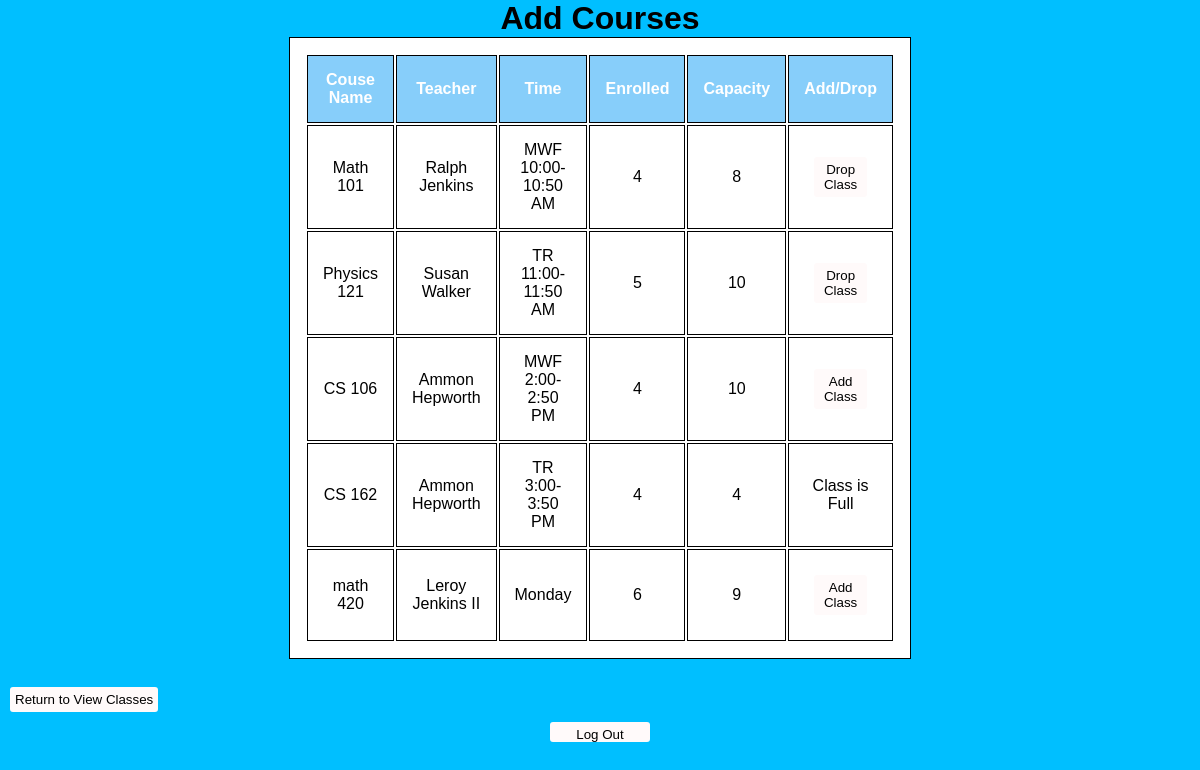
/student/courses (signed in), run on the app's committed database.
### runner.py (models this page shows, shortened)
class Courses(db.Model):
    __tablename__ = "Courses"
    class_id = db.Column(db.Integer, primary_key = True)
    class_name = db.Column(db.String, nullable = False)
    teacher = db.Column(db.String, nullable = False)
    time = db.Column(db.String, nullable = False)
    enrolled = db.Column(db.Integer, nullable = False)
    capacity = db.Column(db.Integer, nullable = False)

### runner.py (the view)
@app.route("/student/courses")
@login_required
def student_edit():
    enrollment = Enrollment.query.filter_by(users_id = current_user.user_id)
    enrolledClasses = []
    for course in enrollment:
        enrolledClasses.append(course.classes_id)
    return render_template('student-edit-classes.html', courses = Courses.query.all(), enrollment = enrolledClasses)

### runner.py (called while the page is built)
@login_manager.user_loader
def load_user(user_id):
    return Users.query.filter_by(user_id = user_id).first()

### templates/student-edit-classes.html (shortened to what this page needs)
<!DOCTYPE html>
<html>
    <head>
        <link rel="stylesheet" href="../static/styles.css">
    </head>
	<body>
		<div class='student_edit'>
            <h1 class = "center">Add Courses</h1>
            <table id = "availableCourses">
                <thead>
                    <tr>
                        <th>Couse Name</th>
                        <th>Teacher</th>
                        <th>Time</th>
                        <th>Enrolled</th>
                        <th>Capacity</th>
						<th>Add/Drop</th>
                    </tr>
                </thead>
                <tbody>
				{% for course in courses %}
					<tr>
						<td>{{course.class_name}}</td>
						<td>{{course.teacher}}</td>
						<td>{{course.time}}</td>
						<td>{{course.enrolled}}</td>
						<td>{{course.capacity}}</td>
						{% if course.class_id in enrollment%}
							<td>
								<button type="button" class="s_drop_class" id="s_drop_class">Drop Class</button>
							</td>
						{% elif course.capacity == course.enrolled %}
							<td>Class is Full</td>
						{% else %}
							<td>
								<button type="button" class="s_add_class" id="s_add_class">Add Class</button>
							</td>
						{% endif %}
						</tr>
				{% endfor %}
				</tbody>
            </table><br>
			<button type="button" class = "s_view_classes" id = "s_view_classes">Return to View Classes</button><br>
            <button type="button" class = "logout" id = "logoutStudentEdit">Log Out</button>
		</div>
	</body>
</html>

### static/styles.css (style rules this page uses)
* { margin: 0; padding: 0; font-family: sans-serif; line-height: normal; }
.center { text-align: center; }
button { padding: 5px 5px; border-radius: 3px; border: none; margin: 10px; background-color: snow; }
.logout { height: 20px; width: 100px; margin: 0 auto; display: block; }
.student_edit { background-position: center; background-color: deepskyblue; width: 100%; height: 100vh; }
table, th, td { border: 1px solid black; margin-left: auto; margin-right: auto; width: 50%; padding: 15px; text-align: center; color: black; background-color:white; }
th { background-color:lightskyblue; color:white; }

### data on the page
Courses: class_name "Math 101", teacher "Ralph Jenkins", time "MWF 10:00-10:50 AM", enrolled "4", capacity "8", shows "Drop Class"
Courses: class_name "Physics 121", teacher "Susan Walker", time "TR 11:00-11:50 AM", enrolled "5", capacity "10", shows "Drop Class"
Courses: class_name "CS 106", teacher "Ammon Hepworth", time "MWF 2:00-2:50 PM", enrolled "4", capacity "10", shows "Add Class"
Courses: class_name "CS 162", teacher "Ammon Hepworth", time "TR 3:00-3:50 PM", enrolled "4", capacity "4", shows "Class is Full"
Courses: class_name "math 420", teacher "Leroy Jenkins II", time "Monday", enrolled "6", capacity "9", shows "Add Class"
